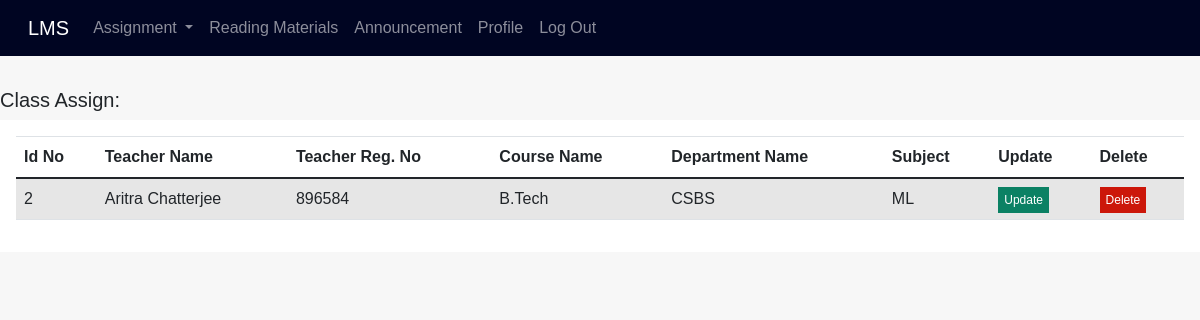
The app's page /view_assign_class/, older data.
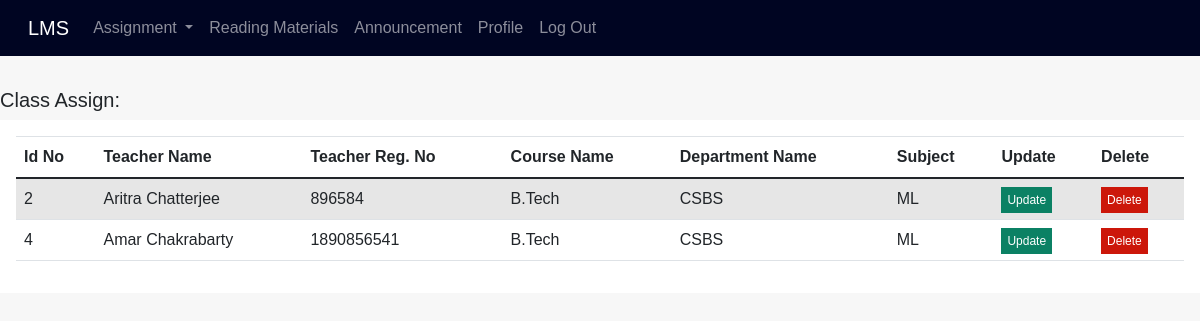
The same page, newer data.
### lms_app/models.py (models this page shows)
class Subject_assign(models.Model):
    id = models.AutoField(primary_key=True)
    course_name = models.CharField(max_length=100, unique=False,null=True)
    department_name = models.CharField(max_length=100, unique=False, null=True)
    subject_name = models.CharField(max_length=100, unique=False, null=True)
    teachers_id = models.IntegerField(unique=False, null=True)
    teachers_name = models.CharField(max_length=100, unique=False, null=True)
    teachers_reg_no = models.CharField(max_length=100, unique=False, null=True)

### lms_app/views.py (the view)
# urls.py: path('view_assign_class/', views.view_assign_class, name='view_assign_class'),
def view_assign_class(requests):
    class_assign = Subject_assign.objects.all()
    my_dict={'class_assign':class_assign}
    return render(requests, 'view_assign_class.html',context=my_dict)

### templates/view_assign_class.html (shortened to what this page needs)
{% extends 'header.html' %}
{% block body_block %}
<h5 style="padding-top: 2rem;">Class Assign:</h5>
<div class="from_table">
    <table class="table table-striped ">
  <thead>
    <tr>
      <th scope="col">Id No</th>
       <th scope="col">Teacher Name</th>
         <th scope="col">Teacher Reg. No</th>
      <th scope="col">Course Name</th>
      <th scope="col">Department Name</th>
        <th scope="col">Subject</th>
      <th scope="col">Update</th>
      <th scope="col">Delete</th>
    </tr>
  </thead>
  <tbody>
{% if class_assign %}
{%  for c in class_assign %}
    <tr>
      <td>{{c.id}}</td>
      <td>{{c.teachers_name}}</td>
      <td>{{c.teachers_reg_no}}</td>
      <td>{{c.course_name}}</td>
      <td>{{c.department_name}}</td>
       <td>{{c.subject_name}}</td>
        <td><a href="{% url 'base:update_assign_class' class_id=c.id   %}" style="text-decoration: none; background: rgb(11, 129, 100); padding: 6px; color: white; font-size: 12px;">Update</a></td>
        <td><a href="{% url 'base:delete_assign_class' class_id=c.id   %}" style="text-decoration: none; background: rgb(204, 23, 10); padding: 6px; color: white; font-size: 12px;">Delete</a></td>
    </tr>
{% endfor %}
{%endif %}
  </tbody>
</table>
</div>
</body>
</html>
{% endblock %}

Row changes from the older to the newer data that the page shows:
added Subject_assign: id "4", teachers_name "Amar Chakrabarty", teachers_reg_no "1890856541", course_name "B.Tech", department_name "CSBS", subject_name "ML"
